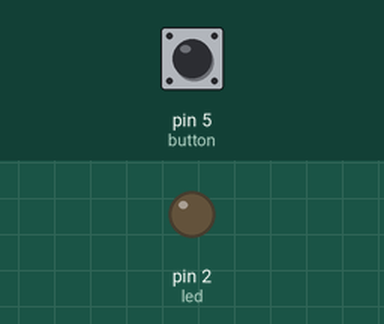
Recording of a sketch running on a simulated Arduino Nano, built with avr-gcc and run on an emulated ATmega328P. Parts: output pins drawn as LEDs (lit = HIGH). Dashed ring = blinking. The inputs (shaded band) are chosen by the test bench; at power-on: pin 5 (button) LOW.

Above: at 1.2 s.
1.3 s: pin 5 (button) pulled HIGH for 3.2 s
At 1.8 s:
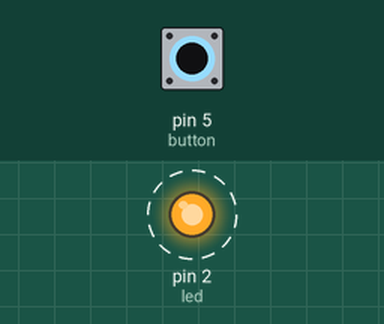
Timing chart, 0 to 5.8 s (numbered marks = the images above; inputs shaded):
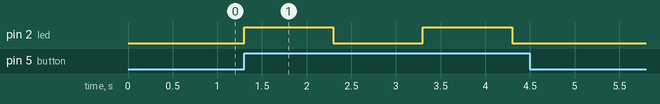

The sketch:

sketch_jul09a.ino
```cpp
const int button = 5;
const int led =2;

int buttonlectura = 0;

void setup() {
  // put your setup code here, to run once:

pinMode(led,OUTPUT);

pinMode(button, INPUT);
}

void loop() {

buttonlectura = digitalRead(button);
  if (buttonlectura == HIGH){
 digitalWrite(led, HIGH);
 delay(1000);
  digitalWrite(led, LOW);
 delay(1000);
 }
  else{
 digitalWrite(led, LOW);
 //delay(1000);
 }

}
```

Measured:
- after the input at 1.3 s, pin 2 (led): alternates HIGH for 1.0 s and LOW for 1.0 s, 4 changes in all, then stays LOW, starting at once
